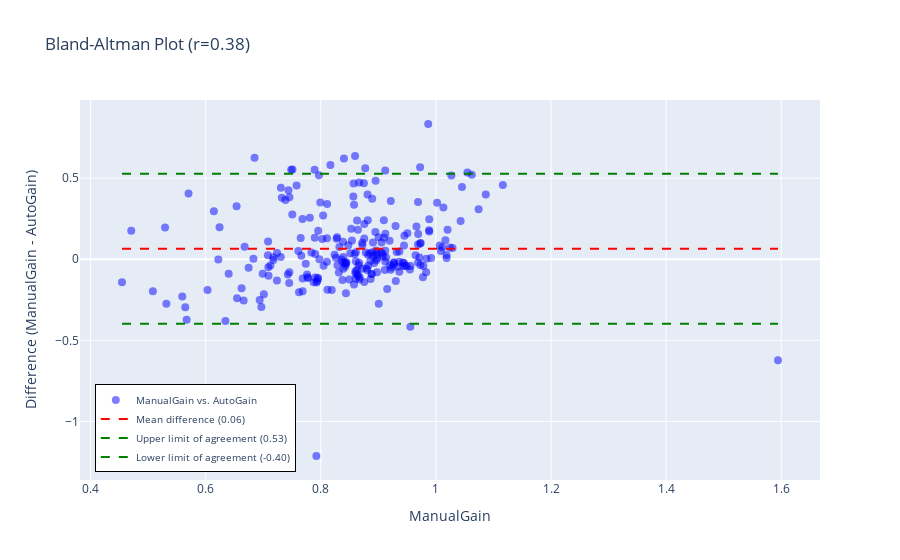

Write notebook code for a chart like this one.
### Code cell
import plotly.graph_objects as go
import pandas as pd
import numpy as np
from scipy.stats import pearsonr


# Calculate the mean difference and limits of agreement
mean_diff = AllSpeed['ManualGain'].mean() - AllSpeed['AutoGain'].mean()
std_diff = np.std(AllSpeed['ManualGain'] - AllSpeed['AutoGain'])
loa_upper = mean_diff + 1.96 * std_diff
loa_lower = mean_diff - 1.96 * std_diff

# Calculate the correlation coefficient
corr, _ = pearsonr(AllSpeed['ManualGain'], AllSpeed['AutoGain'])

# Create the Bland-Altman plot
fig = go.Figure()

fig.add_trace(go.Scatter(
    x=AllSpeed['ManualGain'],
    y=(AllSpeed['ManualGain'] - AllSpeed['AutoGain']),
    mode='markers',
    marker=dict(
        size=8,
        color='blue',
        symbol='circle',
        opacity=0.5
    ),
    name='ManualGain vs. AutoGain'
))

fig.add_trace(go.Scatter(
    x=[AllSpeed['ManualGain'].min(), AllSpeed['ManualGain'].max()],
    y=[mean_diff, mean_diff],
    mode='lines',
    line=dict(
        color='red',
        width=2,
        dash='dash'
    ),
    name=f'Mean difference ({mean_diff:.2f})'
))

fig.add_trace(go.Scatter(
    x=[AllSpeed['ManualGain'].min(), AllSpeed['ManualGain'].max()],
    y=[loa_upper, loa_upper],
    mode='lines',
    line=dict(
        color='green',
        width=2,
        dash='dash'
    ),
    name=f'Upper limit of agreement ({loa_upper:.2f})'
))

fig.add_trace(go.Scatter(
    x=[AllSpeed['ManualGain'].min(), AllSpeed['ManualGain'].max()],
    y=[loa_lower, loa_lower],
    mode='lines',
    line=dict(
        color='green',
        width=2,
        dash='dash'
    ),
    name=f'Lower limit of agreement ({loa_lower:.2f})'
))

fig.update_layout(
    title=f'Bland-Altman Plot (r={corr:.2f})',
    xaxis_title='ManualGain',
    yaxis_title='Difference (ManualGain - AutoGain)',
    showlegend=True,
    legend=dict(
        x=0.02,
        y=0.02,
        font=dict(size=10),
        bordercolor='black',
        borderwidth=1
    )
)

fig.show()

### Figure 1 — Plotly figure (JSON) as saved in the notebook; plotly's stock layout.template omitted (floating-point values rounded to 4 significant figures; data arrays with more than 128 entries replaced by an {"elided": "..."} marker saying what was removed)
{"data": [{"marker": {"color": "blue", "opacity": 0.5, "size": 8, "symbol": "circle"}, "mode": "markers", "name": "ManualGain vs. AutoGain", "type": "scatter", "x": {"elided": "245 float values"}, "y": {"elided": "245 float values"}}, {"line": {"color": "red", "dash": "dash", "width": 2}, "mode": "lines", "name": "Mean difference (0.06)", "type": "scatter", "x": [0.4546, 1.594], "y": [0.06419, 0.06419]}, {"line": {"color": "green", "dash": "dash", "width": 2}, "mode": "lines", "name": "Upper limit of agreement (0.53)", "type": "scatter", "x": [0.4546, 1.594], "y": [0.5267, 0.5267]}, {"line": {"color": "green", "dash": "dash", "width": 2}, "mode": "lines", "name": "Lower limit of agreement (-0.40)", "type": "scatter", "x": [0.4546, 1.594], "y": [-0.3984, -0.3984]}], "layout": {"legend": {"bordercolor": "black", "borderwidth": 1, "font": {"size": 10}, "x": 0.02, "y": 0.02}, "showlegend": true, "title": {"text": "Bland-Altman Plot (r=0.38)"}, "xaxis": {"title": {"text": "ManualGain"}}, "yaxis": {"title": {"text": "Difference (ManualGain - AutoGain)"}}}}
